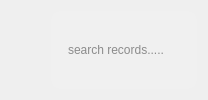
               <widget class="QFrame" name="searchframe">
                <property name="sizePolicy">
                 <sizepolicy hsizetype="Expanding" vsizetype="Expanding">
                  <horstretch>0</horstretch>
                  <verstretch>0</verstretch>
                 </sizepolicy>
                </property>
                <property name="styleSheet">
                 <string notr="true"/>
                </property>
                <layout class="QHBoxLayout" name="horizontalLayout_4">
                 <property name="spacing">
                  <number>0</number>
                 </property>
                 <property name="sizeConstraint">
                  <enum>QLayout::SetDefaultConstraint</enum>
                 </property>
                 <item>
                  <spacer name="horizontalSpacer_2">
                   <property name="orientation">
                    <enum>Qt::Horizontal</enum>
                   </property>
                   <property name="sizeHint" stdset="0">
                    <size>
                     <width>40</width>
                     <height>20</height>
                    </size>
                   </property>
                  </spacer>
                 </item>
                 <item>
                  <widget class="QLineEdit" name="searchBar">
                   <property name="sizePolicy">
                    <sizepolicy hsizetype="Expanding" vsizetype="Expanding">
                     <horstretch>0</horstretch>
                     <verstretch>0</verstretch>
                    </sizepolicy>
                   </property>
                   <property name="autoFillBackground">
                    <bool>false</bool>
                   </property>
                   <property name="styleSheet">
                    <string notr="true">QLineEdit#searchBar {
    background-color: #F0F0F0;
    border-top-left-radius: 10px;
 	border-bottom-left-radius: 10px;
    font: 57 12pt &quot;Montserrat Medium&quot;;
    color: rgb(39, 39, 39);
    padding-left: 15px;
    border: none;
}
</string>
                   </property>
                   <property name="placeholderText">
                    <string>search records.....</string>
                   </property>
                  </widget>
                 </item>
                 <item>
                  <widget class="QFrame" name="searchButton">
                   <property name="styleSheet">
                    <string notr="true">QFrame{
background-color: #F0F0F0;
border-top-right-radius:10px;
border-bottom-right-radius:10px;
}
</string>
                   </property>
                   <property name="frameShape">
                    <enum>QFrame::StyledPanel</enum>
                   </property>
                   <property name="frameShadow">
                    <enum>QFrame::Raised</enum>
                   </property>
                   <layout class="QHBoxLayout" name="horizontalLayout_6">
                    <property name="spacing">
                     <number>9</number>
                    </property>
                    <property name="leftMargin">
                     <number>9</number>
                    </property>
                    <property name="topMargin">
                     <number>9</number>
                    </property>
                    <property name="rightMargin">
                     <number>9</number>
                    </property>
                    <property name="bottomMargin">
                     <number>9</number>
                    </property>
                    <item>
                     <widget class="QLabel" name="searchIcon">
                      <property name="maximumSize">
                       <size>
                        <width>24</width>
                        <height>24</height>
                       </size>
                      </property>
                      <property name="styleSheet">
                       <string notr="true"/>
                      </property>
                      <property name="text">
                       <string/>
                      </property>
                      <property name="pixmap">
                       <pixmap resource="resource.qrc">:/Icons/Icons/searchIcon.png</pixmap>
                      </property>
                      <property name="scaledContents">
                       <bool>true</bool>
                      </property>
                     </widget>
                    </item>
                   </layout>
                  </widget>
                 </item>
                </layout>
               </widget>
